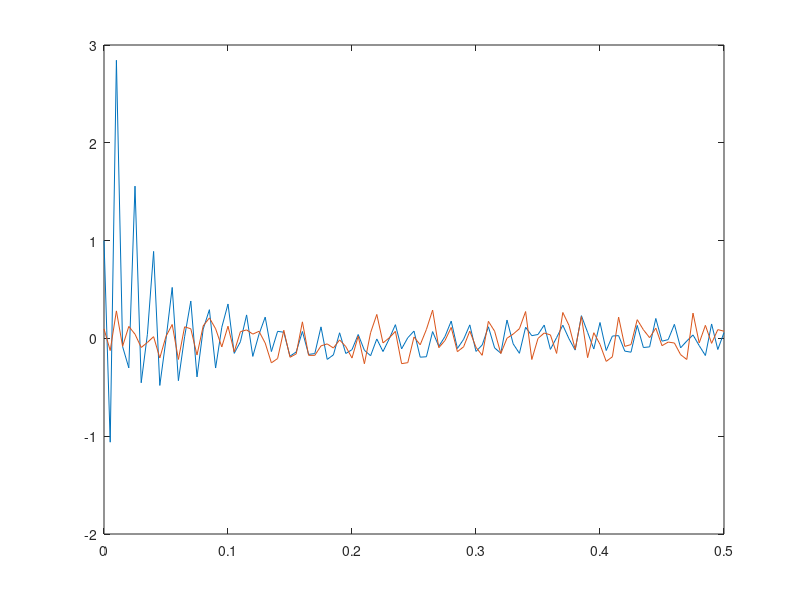

The MATLAB script that drew this image:
k = 0;
e = 10000;
wold = [0 -2 1];
wnew = [0 0 0];
sMin = -0.2;
sMax = 0.2;
alpha = 0.12;
y = zeros(101, 1);
x = zeros(101, 1);
while abs(e) > 0.001
    k = k+1;
    vk = 1.2*sin((2*pi*k)/3);
    vk1 = 1.2*sin((2*pi*(k-1))/3);
    a = (wold(1)*vk)+(wold(2)*vk1)+wold(3);
    sk = sMin+(rand()*(sMax-sMin));
    mk = 0.12*sin(((2*pi*k)/3)+(pi/2));
    t = sk+mk;
    if k <= 101
        y(k) = a;
    end
    e = t-a;
    if k <= 101
        x(k) = t;
    end
    wnew = [(wold(1)+(2*alpha*e*vk)) (wold(2)+(2*alpha*e*vk1)) (wold(3)+(2*alpha*e))];
    wold(1) = wnew(1);
    wold(2) = wnew(2);
    wold(3) = wnew(3);
end

time = 0:0.5/100:0.5;
clf
plot(time, y)
hold on
plot(time, x)

k
wnew


